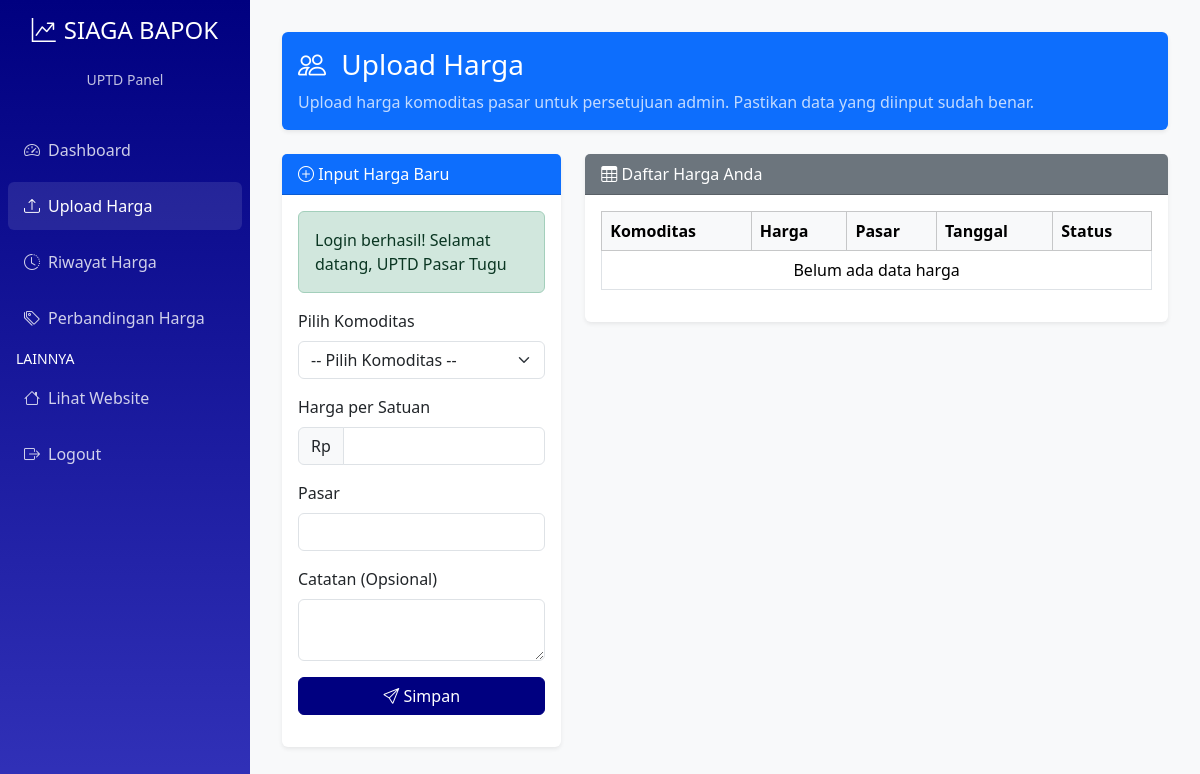
/uptd/uploadHarga.php (signed in), run on an earlier commit of the app's database.
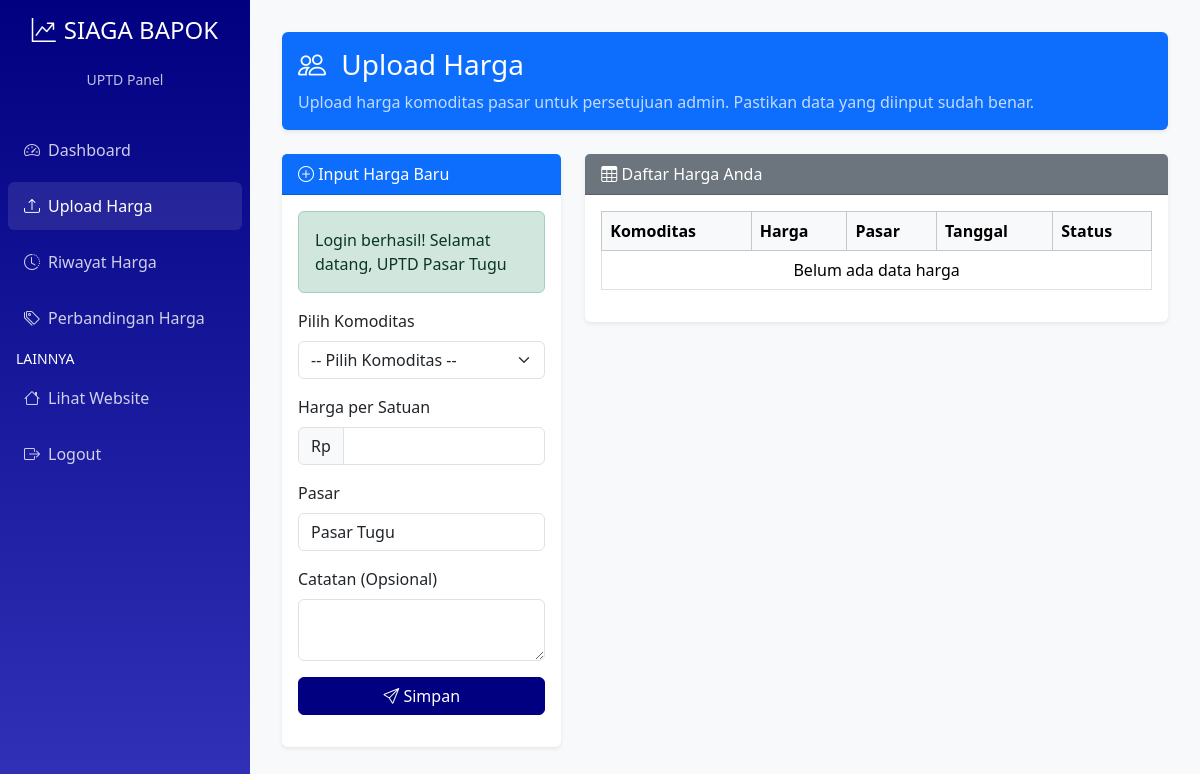
And on a later commit of the database.
### tables this page shows
CREATE TABLE pasar (
    id_pasar INT PRIMARY KEY AUTO_INCREMENT,
    nama_pasar VARCHAR(100) NOT NULL,
    alamat TEXT,
    keterangan TEXT,
    created_at TIMESTAMP DEFAULT CURRENT_TIMESTAMP,
    updated_at TIMESTAMP DEFAULT CURRENT_TIMESTAMP ON UPDATE CURRENT_TIMESTAMP
);

### config/database.php (called while the page is built, shortened)
<?php
class Database {
    private $host = 'localhost';
    private $username = 'root';
    private $password = '';
    private $database = 'siagabapok_db';
    private $charset = 'utf8mb4';
    private $pdo;
    private function connect() {
        try {
            $dsn = "mysql:host={$this->host};dbname={$this->database};charset={$this->charset}";
            $options = [
                PDO::ATTR_ERRMODE => PDO::ERRMODE_EXCEPTION,
                PDO::ATTR_DEFAULT_FETCH_MODE => PDO::FETCH_ASSOC,
                PDO::ATTR_EMULATE_PREPARES => false,
            ];
            $this->pdo = new PDO($dsn, $this->username, $this->password, $options);
        } catch (PDOException $e) {
            die("Database connection failed: " . $e->getMessage());
        }
    }
    public function query($sql, $params = []) {
        try {
            $stmt = $this->pdo->prepare($sql);
            $stmt->execute($params);
            return $stmt;
        } catch (PDOException $e) {
            error_log("Database query error: " . $e->getMessage());
            throw $e;
        }
    }
    public function fetchAll($sql, $params = []) {
        $stmt = $this->query($sql, $params);
        return $stmt->fetchAll();
    }
    public function fetchOne($sql, $params = []) {
        $stmt = $this->query($sql, $params);
        return $stmt->fetch();
    }
    public function execute($sql, $params = []) {
        $stmt = $this->query($sql, $params);
        return $stmt->rowCount();
    }
}
?>

### public/uptd/uploadHarga.php (the view, shortened to what the changed rows need)
<?php
require_once __DIR__ . '/../../src/controllers/AuthController.php';
require_once __DIR__ . '/../../config/database.php';
$role = $_SESSION['role'] ?? '';
$db = new Database();
$assignedMarket = null;
if ($role === 'uptd') {
    $assignedMarket = $db->fetchOne("
        SELECT ps.id_pasar, ps.nama_pasar
        FROM users u
        JOIN pasar ps ON u.market_assigned = ps.id_pasar
        WHERE u.id = ?
    ", [$_SESSION['user_id']]);
}
if ($role === 'uptd') {
    $markets = $db->fetchAll("
        SELECT id_pasar, nama_pasar
        FROM pasar
        WHERE id_pasar = (SELECT market_assigned FROM users WHERE id = ?)
    ", [$_SESSION['user_id']]);
} else {
    $markets = $db->fetchAll("SELECT id_pasar, nama_pasar FROM pasar ORDER BY nama_pasar");
}
?>
<!DOCTYPE html>
<html lang="en">
<head>
    <link href="https://cdn.jsdelivr.net/npm/bootstrap@5.3.2/dist/css/bootstrap.min.css" rel="stylesheet">
    <link href="https://cdn.jsdelivr.net/npm/bootstrap-icons@1.11.1/font/bootstrap-icons.css" rel="stylesheet">
</head>
<body class="bg-light">
    <div class="main-content">
        <div class="row mb-4">
            <div class="col-12">
                <div class="card bg-primary text-white">
                    <div class="card-body">
                        <h1 class="h3 mb-0">
                            <i class="bi bi-people me-2"></i>
                            Upload Harga
                        </h1>
                    </div>
                </div>
            </div>
        </div>
    <div class="row g-4">
        <?php if ($role === 'uptd'): ?>
        <div class="col-lg-4">
            <div class="card shadow-sm">
                <div class="card-body">
                    <form method="POST">
                        <?php if ($role === 'admin'): ?>
                            <div class="mb-3">
                                <label class="form-label">Pilih Pasar</label>
                                <select name="market_id" class="form-select" required>
                                    <option value="" selected disabled>-- Pilih --</option>
                                    <?php foreach ($markets as $m): ?>
                                        <option value="<?= $m['id_pasar'] ?>">
                                            <?= htmlspecialchars($m['nama_pasar']) ?>
                                        </option>
                                    <?php endforeach; ?>
                                </select>
                            </div>
                        <?php else: ?>
                            <div class="mb-3">
                                <label class="form-label">Pasar</label>
                                <input type="text" class="form-control" value="<?= htmlspecialchars($assignedMarket['nama_pasar']) ?>" readonly>
                            </div>
                        <?php endif; ?>
                    </form>
                </div>
            </div>
        </div>
        <?php endif; ?>
        <div class="col-lg-8 mb-4">
            <div class="card shadow-sm">
                <div class="card-body table-responsive">
                    <table class="table table-bordered table-hover align-middle">
                        <thead class="table-light">
                            <tr>
                                <th>Komoditas</th>
                                <th>Harga</th>
                                <th>Pasar</th>
                                <th>Tanggal</th>
                                <th>Status</th>
                            </tr>
                        </thead>
                    </table>
                </div>
            </div>
        </div>
    </div>
</div>
</body>
</html>

What changed in the data, as far as the page shows it:
added pasar: nama_pasar "Pasar Tugu"
